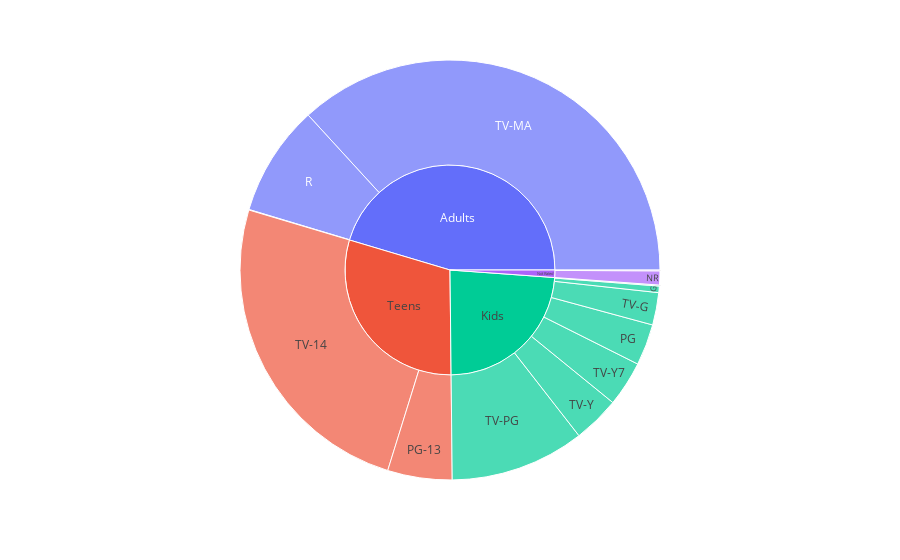

Notebook code cell kept with this figure:
### Code cell
fig = px.sunburst(nr,path = ['ages','rating'],values = 'number')
fig.show()

### Figure 1 — Plotly figure (JSON) as saved in the notebook; plotly's stock layout.template omitted (floating-point values rounded to 4 significant figures)
{"data": [{"branchvalues": "total", "domain": {"x": [0, 1], "y": [0, 1]}, "hovertemplate": "labels=%{label}<br>number=%{value}<br>parent=%{parent}<br>id=%{id}<extra></extra>", "ids": ["Kids/G", "Adults/NC-17", "Not Rated/NR", "Kids/PG", "Teens/PG-13", "Adults/R", "Teens/TV-14", "Kids/TV-G", "Adults/TV-MA", "Kids/TV-PG", "Kids/TV-Y", "Kids/TV-Y7", "Kids/TV-Y7-FV", "Not Rated/UR", "Adults", "Kids", "Not Rated", "Teens"], "labels": ["G", "NC-17", "NR", "PG", "PG-13", "R", "TV-14", "TV-G", "TV-MA", "TV-PG", "TV-Y", "TV-Y7", "TV-Y7-FV", "UR", "Adults", "Kids", "Not Rated", "Teens"], "name": "", "parents": ["Kids", "Adults", "Not Rated", "Kids", "Teens", "Adults", "Teens", "Kids", "Adults", "Kids", "Kids", "Kids", "Kids", "Not Rated", "", "", "", ""], "type": "sunburst", "values": [39, 3, 84, 247, 386, 665, 1931, 194, 2863, 806, 280, 271, 6, 5, 3531, 1843, 89, 2317]}], "layout": {"legend": {"tracegroupgap": 0}, "margin": {"t": 60}}}
